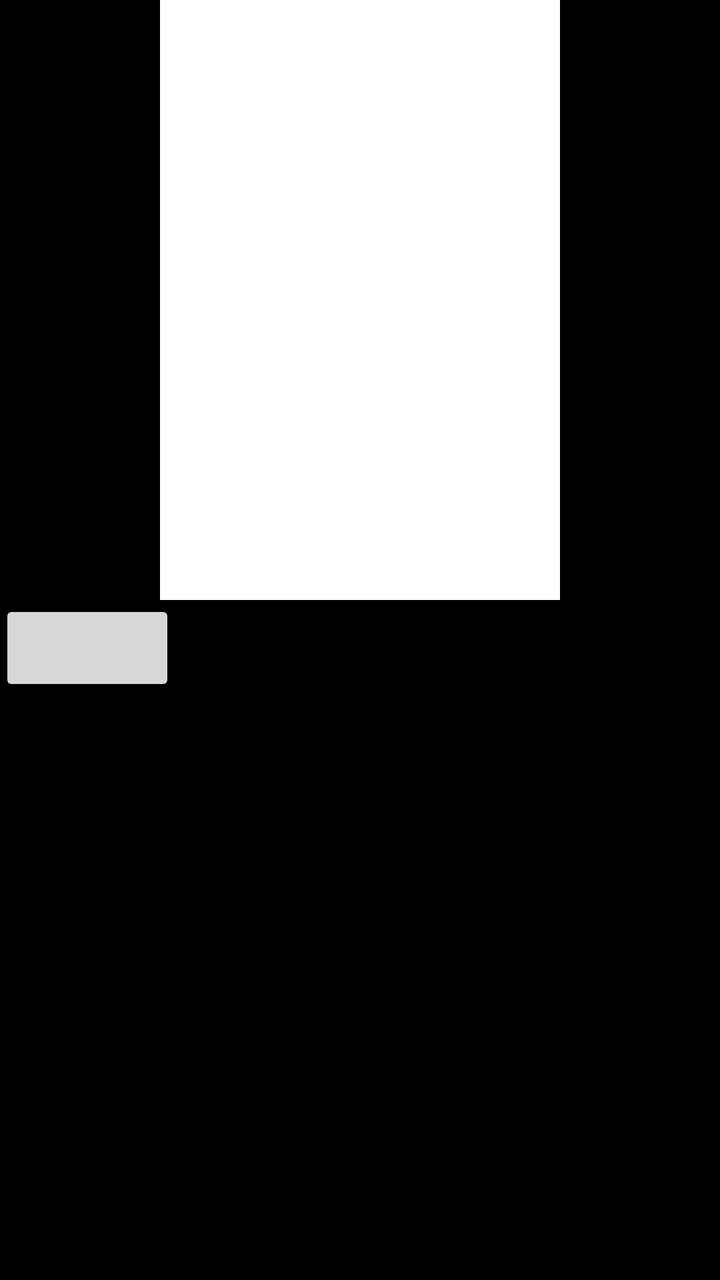
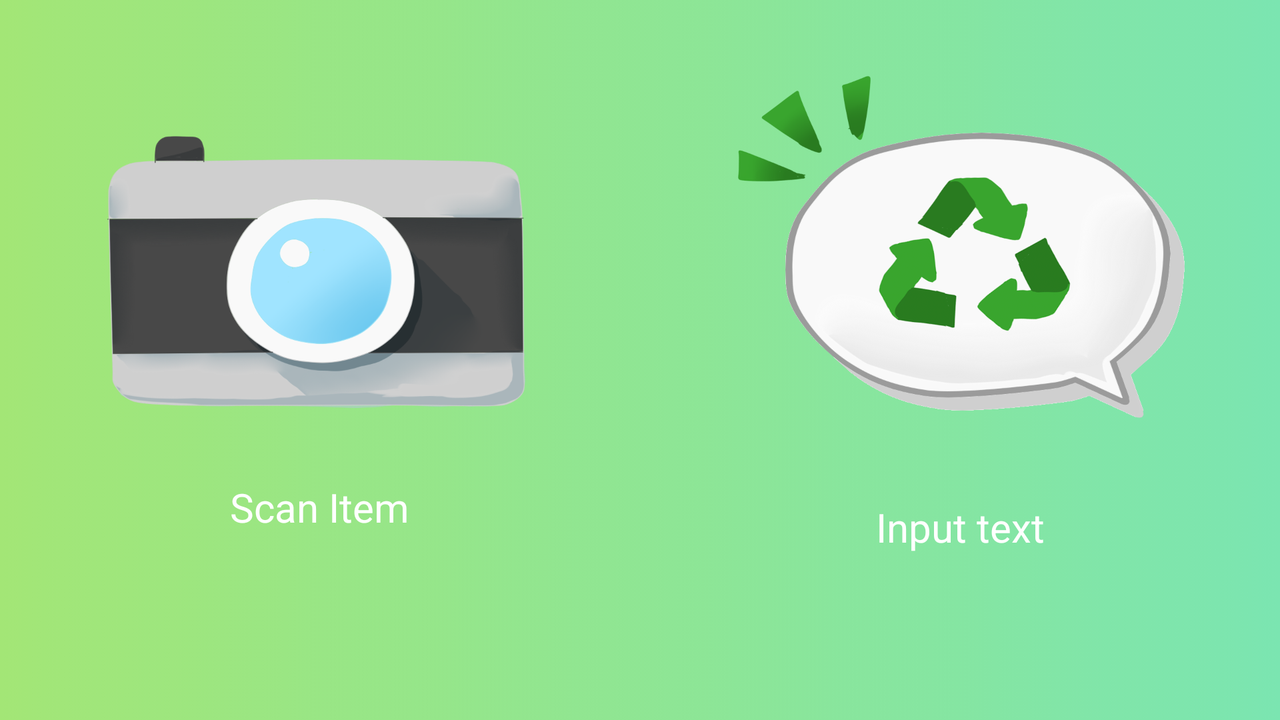

First picture: res/layout/ on a phone held upright. Second picture: the repository's own variant of that layout, on a device whose configuration matches the variant's folder. Source for both follows.
<!-- AndroidManifest.xml: application theme AppTheme -->
<!-- res/layout/activity_button.xml -->
<RelativeLayout xmlns:android="http://schemas.android.com/apk/res/android"
    xmlns:tools="http://schemas.android.com/tools" android:layout_width="match_parent"
    android:layout_height="match_parent" android:paddingLeft="@dimen/activity_horizontal_margin"
    android:paddingRight="@dimen/activity_horizontal_margin"
    android:paddingTop="@dimen/activity_vertical_margin"
    android:paddingBottom="@dimen/activity_vertical_margin"
    tools:context="com.example.sanat.seegreen.ButtonActivity"
    android:background="#000">

    <Button
        android:layout_width="wrap_content"
        android:layout_height="wrap_content"
        android:height="300dp"
        android:width="200dp"
        android:id="@+id/vision_button"
        android:layout_centerHorizontal="true"
        android:background="#fff"/>

    <Button
        android:layout_width="wrap_content"
        android:layout_height="wrap_content"
        android:id="@+id/text_button"
        android:layout_below="@+id/vision_button"/>
 

</RelativeLayout>
<!-- resources referenced by this layout -->
<resources>
  <style name="AppTheme" parent="Theme.AppCompat.Light.NoActionBar">
          
          <item name="android:windowActionBar">false</item>
          <item name="android:windowNoTitle">true</item>
  	<item name="colorPrimary">@color/colorPrimary</item>
          <item name="colorPrimaryDark">@color/colorPrimaryDark</item>
          <item name="colorAccent">@color/colorAccent</item>
      </style>
  <color name="colorPrimary">#3F51B5</color>
  <color name="colorPrimaryDark">#303F9F</color>
  <color name="colorAccent">#FF4081</color>
</resources>
<!-- res/layout-land/activity_button.xml (the repository's variant of the layout above) -->
<!-- drawn on the phone turned sideways -->
<LinearLayout xmlns:android="http://schemas.android.com/apk/res/android"
    xmlns:tools="http://schemas.android.com/tools" android:layout_width="match_parent"
    android:layout_height="match_parent" android:paddingLeft="@dimen/activity_horizontal_margin"
    android:paddingRight="@dimen/activity_horizontal_margin"
    android:paddingTop="@dimen/activity_vertical_margin"
    android:paddingBottom="@dimen/activity_vertical_margin"
    tools:context="com.example.sanat.seegreen.ButtonActivity"
    android:background="@drawable/background"
    android:orientation="horizontal"
    android:weightSum="2">

    <LinearLayout
        android:layout_width="fill_parent"
        android:layout_height="match_parent"
        android:layout_weight="1"
        android:orientation="vertical">
        <Button
            android:layout_width="300dp"
            android:layout_height="200dp"
            android:layout_marginTop="40dp"
            android:id="@+id/vision_button"
            android:layout_gravity="center_horizontal"
            android:background="@drawable/camera"/>

        <TextView
            android:layout_width="wrap_content"
            android:layout_height="wrap_content"
            android:id="@+id/vision_text"
            android:layout_gravity="center_horizontal"
            android:text="@string/vision_button_string"
            android:textColor="#fff"
            android:textSize="20dp"/>


    </LinearLayout>
    <LinearLayout
        android:layout_width="fill_parent"
        android:layout_height="match_parent"
        android:layout_weight="1"
        android:orientation="vertical">

        <Button
            android:layout_width="300dp"
            android:layout_height="200dp"
            android:layout_margin="25dp"
            android:layout_gravity="center_horizontal"
            android:id="@+id/text_button"
            android:layout_centerHorizontal="true"
            android:background="@drawable/chat" />

        <TextView
            android:layout_width="wrap_content"
            android:layout_height="wrap_content"
            android:id="@+id/chat_text"
            android:layout_gravity="center_horizontal"
            android:text="@string/text_button_string"
            android:textColor="#fff"
            android:textSize="20dp"/>
    </LinearLayout>



</LinearLayout>
<!-- resources referenced by the variant -->
<!-- as the phone turned sideways resolves them -->
<resources>
  <!-- drawable background (drawable) -->
  <?xml version="1.0" encoding="utf-8"?>
  <selector xmlns:android="http://schemas.android.com/apk/res/android">
      <item>
      <shape xmlns:android="http://schemas.android.com/apk/res/android"
          android:shape="rectangle">
          <gradient android:startColor="#A3E676"
              android:endColor="#7BE5B1" />
      </shape>
      </item>
  </selector>
  <!-- drawable camera: png bitmap (drawable, 147132 bytes) -->
  <!-- drawable chat: png bitmap (drawable, 147849 bytes) -->
  <string name="text_button_string">Input text</string>
  <string name="vision_button_string">Scan Item</string>
  <style name="AppTheme" parent="Theme.AppCompat.Light.NoActionBar">
          
          <item name="android:windowActionBar">false</item>
          <item name="android:windowNoTitle">true</item>
  	<item name="colorPrimary">@color/colorPrimary</item>
          <item name="colorPrimaryDark">@color/colorPrimaryDark</item>
          <item name="colorAccent">@color/colorAccent</item>
      </style>
  <color name="colorPrimary">#3F51B5</color>
  <color name="colorPrimaryDark">#303F9F</color>
  <color name="colorAccent">#FF4081</color>
</resources>
